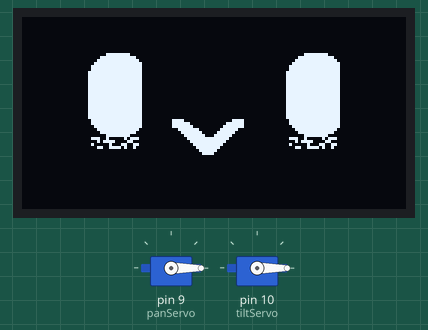
Bench run of a sketch on a simulated Arduino Uno, built with avr-gcc and run on an emulated ATmega328P. On the bench: 128×64 one-colour display, 2 × servo. Random numbers use the default seed unless the sketch sets one; what the sketch prints to the serial monitor is not drawn.

Above: at 3.12 s.
At 10.1 s:
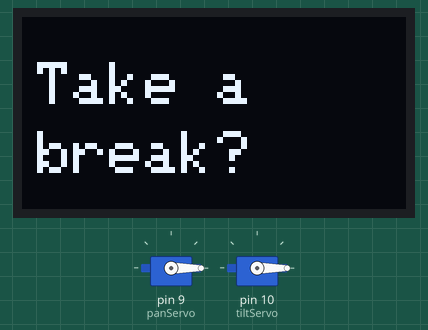
At 20.1 s:
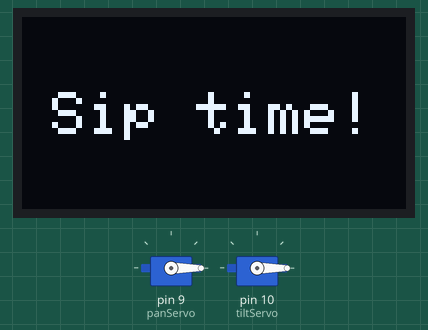
At 30.1 s:
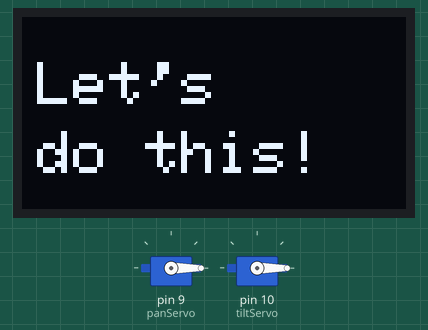
Timing chart, 0 to 31.6 s (numbered marks = the images above):
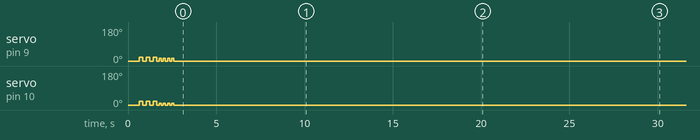

The sketch:

arduino_nano.ino
```cpp
#include <SPI.h>
#include <Wire.h>
#include <Adafruit_GFX.h>
#include <Adafruit_SSD1306.h>
#include <Servo.h>
#include <SoftwareSerial.h>


#define SCREEN_WIDTH 128
#define SCREEN_HEIGHT 64
#define OLED_RESET     -1
#define SCREEN_ADDRESS 0x3C

// Camera TX -> D2
SoftwareSerial CameraSerial(2, 3);


Servo panServo;   // Servo for horizontal movement (Left/Right)  pin 9
Servo tiltServo;  // Servo for vertical movement (Up/Down)       pin 10


enum Expression {
  HAPPY,
  SAD,
  ANGRY,
  SURPRISED,
  NUM_EXPRESSIONS
};

// Simplified sub-states for the active idle loop
enum IdleState {
  IDLE_NORMAL_SMILE,
  IDLE_BLUSHING
};

Expression currentExpression = HAPPY;
IdleState currentIdleState = IDLE_NORMAL_SMILE;

unsigned long nextBlinkTime = 0;
unsigned long blinkEndTime = 0;
bool isBlinking = false;

unsigned long nextIdleBehaviorTime = 0;

bool lastButtonState = HIGH;
unsigned long lastDebounceTime = 0;
const unsigned long DEBOUNCE_DELAY = 50;

Adafruit_SSD1306 display(SCREEN_WIDTH, SCREEN_HEIGHT, &Wire, OLED_RESET);

// --- RESTORED ORIGINAL EYE BITMAPS (18x32 px) ---
const unsigned char PROGMEM eye_normal[] = {
  0x03, 0xfc, 0x00, 0x0f, 0xff, 0x00, 0x1f, 0xff, 0x80, 0x3f, 0xff, 0xc0,
  0x7f, 0xff, 0xe0, 0x7f, 0xff, 0xe0, 0xff, 0xff, 0xf0, 0xff, 0xff, 0xf0,
  0xff, 0xff, 0xf0, 0xff, 0xff, 0xf0, 0xff, 0xff, 0xf0, 0xff, 0xff, 0xf0,
  0xff, 0xff, 0xf0, 0xff, 0xff, 0xf0, 0xff, 0xff, 0xf0, 0xff, 0xff, 0xf0,
  0xff, 0xff, 0xf0, 0xff, 0xff, 0xf0, 0xff, 0xff, 0xf0, 0xff, 0xff, 0xf0,
  0xff, 0xff, 0xf0, 0xff, 0xff, 0xf0, 0x7f, 0xff, 0xe0, 0x7f, 0xff, 0xe0,
  0x3f, 0xff, 0xc0, 0x1f, 0xff, 0x80, 0x0f, 0xff, 0x00, 0x03, 0xfc, 0x00
};

const unsigned char PROGMEM eye_closed_left[] = {
  0xfe, 0x00, 0x00, 0xff, 0x80, 0x00, 0xff, 0xe0, 0x00, 0x3f, 0xf8, 0x00,
  0x0f, 0xfe, 0x00, 0x03, 0xff, 0x80, 0x00, 0xff, 0xe0, 0x00, 0x7f, 0xf8,
  0x00, 0x3f, 0xfe, 0x00, 0x1f, 0xff, 0x00, 0x1f, 0xff, 0x00, 0x3f, 0xfe,
  0x00, 0xff, 0xf8, 0x01, 0xff, 0xf0, 0x03, 0xff, 0xe0, 0x07, 0xff, 0xc0,
  0x0f, 0xff, 0x80, 0x0f, 0xff, 0x00, 0x0f, 0xfe, 0x00, 0x07, 0xfc, 0x00,
  0x03, 0xf8, 0x00, 0x01, 0xf0, 0x00, 0x00, 0xe0, 0x00, 0x00, 0x40, 0x00,
  0x00, 0x00, 0x00, 0x00, 0x00, 0x00, 0x00, 0x00, 0x00, 0x00, 0x00, 0x00
};


const unsigned char PROGMEM eye_closed_right[] = {
  0x00, 0x00, 0x7f, 0x00, 0x01, 0xff, 0x00, 0x07, 0xff, 0x00, 0x1f, 0xfc,
  0x00, 0x7f, 0xf0, 0x01, 0xff, 0xc0, 0x07, 0xff, 0x00, 0x1f, 0xfe, 0x00,
  0x7f, 0xfc, 0x00, 0xff, 0xf8, 0x00, 0xff, 0xf8, 0x00, 0x7f, 0xfc, 0x00,
  0x1f, 0xff, 0x00, 0x0f, 0xff, 0x80, 0x07, 0xff, 0xc0, 0x03, 0xff, 0xe0,
  0x01, 0xff, 0xf0, 0x00, 0xff, 0xf0, 0x00, 0x7f, 0xf0, 0x00, 0x3f, 0xe0,
  0x00, 0x1f, 0xc0, 0x00, 0x0f, 0x80, 0x00, 0x07, 0x00, 0x00, 0x02, 0x00,
  0x00, 0x00, 0x00, 0x00, 0x00, 0x00, 0x00, 0x00, 0x00, 0x00, 0x00, 0x00
};

// Left Eye - Open glare, slanting downwards to the inner right corner
const unsigned char PROGMEM eye_angry_left[] = {
  0x00, 0x00, 0x00, 0x00, 0x00, 0x00, 0x00, 0x00, 0x00, 0x00, 0x00, 0x00,
  0x00, 0x00, 0x00, 0x00, 0x00, 0x00, 0x00, 0x00, 0x00, 0x00, 0x00, 0x00,
  0x00, 0x00, 0x00, 0x00, 0x00, 0x00, 0x04, 0x00, 0x00, 0x0f, 0x00, 0x00,
  0x0f, 0xe0, 0x00, 0x0f, 0xfc, 0x00, 0x0f, 0xc7, 0x00, 0x1f, 0x83, 0xe0,
  0x0f, 0x83, 0xf8, 0x0f, 0x83, 0xf8, 0x0f, 0xc7, 0xf8, 0x0f, 0xff, 0xf8,
  0x07, 0xff, 0xf0, 0x03, 0xff, 0xe0, 0x01, 0xff, 0xc0, 0x00, 0xff, 0x80,
  0x00, 0x08, 0x00, 0x00, 0x00, 0x00, 0x00, 0x00, 0x00, 0x00, 0x00, 0x00
};

// Right Eye - Open glare, slanting downwards to the inner left corner
const unsigned char PROGMEM eye_angry_right[] = {
  0x00, 0x00, 0x00, 0x00, 0x00, 0x00, 0x00, 0x00, 0x00, 0x00, 0x00, 0x00,
  0x00, 0x00, 0x00, 0x00, 0x00, 0x00, 0x00, 0x00, 0x00, 0x00, 0x00, 0x00,
  0x00, 0x00, 0x00, 0x00, 0x00, 0x00, 0x00, 0x00, 0x30, 0x00, 0x00, 0xf8,
  0x00, 0x07, 0xf8, 0x00, 0x3f, 0xf8, 0x00, 0xe3, 0xf8, 0x07, 0xc1, 0xfc,
  0x0f, 0xc1, 0xf8, 0x0f, 0xc1, 0xf8, 0x0f, 0xe3, 0xf8, 0x0f, 0xff, 0xf8,
  0x07, 0xff, 0xf0, 0x03, 0xff, 0xe0, 0x01, 0xff, 0xc0, 0x00, 0xff, 0x80,
  0x00, 0x08, 0x00, 0x00, 0x00, 0x00, 0x00, 0x00, 0x00, 0x00, 0x00, 0x00
};


const unsigned char PROGMEM eye_sad_left[] = {
  0x00, 0x1c, 0x00, 0x00, 0x7f, 0x00, 0x00, 0xff, 0x80, 0x01, 0xff, 0xc0,
  0x03, 0xff, 0xe0, 0x07, 0xff, 0xf0, 0x0f, 0xff, 0xf0, 0x1f, 0xff, 0xf0,
  0x3f, 0xff, 0xf0, 0x7f, 0xff, 0xf0, 0xff, 0xff, 0xf0, 0xff, 0xff, 0xf0,
  0xff, 0xff, 0xf0, 0xff, 0xff, 0xf0, 0xff, 0xff, 0xf0, 0xff, 0xff, 0xf0,
  0xff, 0xff, 0xf0, 0xff, 0xff, 0xf0, 0xff, 0xff, 0xf0, 0xff, 0xff, 0xf0,
  0xff, 0xff, 0xf0, 0xff, 0xff, 0xf0, 0x7f, 0xff, 0xe0, 0x7f, 0xff, 0xe0,
  0x3f, 0xff, 0xc0, 0x1f, 0xff, 0x80, 0x0f, 0xff, 0x00, 0x03, 0xfc, 0x00
};

const unsigned char PROGMEM eye_sad_right[] = {
  0x03, 0x80, 0x00, 0x0f, 0xe0, 0x00, 0x1f, 0xf8, 0x00, 0x3f, 0xfc, 0x00,
  0x7f, 0xfe, 0x00, 0xff, 0xff, 0x00, 0xff, 0xff, 0x80, 0xff, 0xff, 0xc0,
  0xff, 0xff, 0xe0, 0xff, 0xff, 0xf0, 0xff, 0xff, 0xf0, 0xff, 0xff, 0xf0,
  0xff, 0xff, 0xf0, 0xff, 0xff, 0xf0, 0xff, 0xff, 0xf0, 0xff, 0xff, 0xf0,
  0xff, 0xff, 0xf0, 0xff, 0xff, 0xf0, 0xff, 0xff, 0xf0, 0xff, 0xff, 0xf0,
  0xff, 0xff, 0xf0, 0xff, 0xff, 0xf0, 0x7f, 0xff, 0xe0, 0x7f, 0xff, 0xe0,
  0x3f, 0xff, 0xc0, 0x1f, 0xff, 0x80, 0x0f, 0xff, 0x00, 0x03, 0xfc, 0x00
};

const unsigned char PROGMEM eye_surprised[] = {
  0x01, 0xf8, 0x00, 0x07, 0xfe, 0x00, 0x0f, 0xff, 0x00, 0x1f, 0xff, 0x80,
  0x3f, 0xff, 0xc0, 0x3f, 0xff, 0xc0, 0x7f, 0xff, 0xe0, 0x7f, 0xff, 0xe0,
  0x7f, 0xff, 0xe0, 0x7f, 0xff, 0xe0, 0x7f, 0xff, 0xe0, 0x7f, 0xff, 0xe0,
  0x7f, 0xff, 0xe0, 0x7f, 0xff, 0xe0, 0x7f, 0xff, 0xe0, 0x7f, 0xff, 0xe0,
  0x3f, 0xff, 0xc0, 0x3f, 0xff, 0xc0, 0x1f, 0xff, 0x80, 0x0f, 0xff, 0x00,
  0x07, 0xfe, 0x00, 0x01, 0xf8, 0x00
};

// --- CLEAN BITMAP MOUTHS ---
// 1. Smile Mouth (28x12 px)
const unsigned char PROGMEM mouth_smile_large[] = {
  0xf0, 0x00, 0x0f, 0x00, 0xfc, 0x00, 0x3f, 0x00, 0xfe, 0x00, 0x7f, 0x00,
  0x3f, 0x80, 0xfc, 0x00, 0x1f, 0xc1, 0xf8, 0x00, 0x0f, 0xe3, 0xf0, 0x00,
  0x07, 0xff, 0xe0, 0x00, 0x03, 0xff, 0xc0, 0x00, 0x01, 0xff, 0x80, 0x00,
  0x00, 0xff, 0x00, 0x00, 0x00, 0x7e, 0x00, 0x00, 0x00, 0x3c, 0x00, 0x00
};

// 2. Sad Mouth (28x12 px)
const unsigned char PROGMEM mouth_sad_large[] = {
  0x00, 0x3c, 0x00, 0x00, 0x00, 0x7e, 0x00, 0x00, 0x00, 0xff, 0x00, 0x00,
  0x01, 0xff, 0x80, 0x00, 0x03, 0xff, 0xc0, 0x00, 0x07, 0xff, 0xe0, 0x00,
  0x0f, 0xe3, 0xf0, 0x00, 0x1f, 0xc1, 0xf8, 0x00, 0x3f, 0x80, 0xfc, 0x00,
  0xfe, 0x00, 0x7f, 0x00, 0xfc, 0x00, 0x3f, 0x00, 0xf0, 0x00, 0x0f, 0x00
};

// 3. Surprised Mouth (16x16 px)
const unsigned char PROGMEM mouth_open_large[] = {
  0x07, 0xe0, 0x1f, 0xf8, 0x3f, 0xfc, 0x7f, 0xfe, 0x7c, 0x3e, 0xf8, 0x1f,
  0xf8, 0x1f, 0xf8, 0x1f, 0xf8, 0x1f, 0xf8, 0x1f, 0xf8, 0x1f, 0x7c, 0x3e,
  0x7f, 0xfe, 0x3f, 0xfc, 0x1f, 0xf8, 0x07, 0xe0
};


// ----------------------
// Servo Settings
// ----------------------

int panAngle = 0;
int tiltAngle = 0;

const int PAN_CENTER = 0;
const int TILT_CENTER = 0;

const int PAN_LEFT = -20;
const int PAN_RIGHT = 20;

const int TILT_UP = -20;
const int TILT_DOWN = 20;


// ----------------------------
// Reminder System
// ----------------------------

bool showingReminder = false;

String reminderText = "";

unsigned long reminderStartTime = 0;
unsigned long lastReminderTime = 0;

const unsigned long REMINDER_DURATION = 3000;  // Show text for 3 seconds
const unsigned long REMINDER_INTERVAL = 10000; // New reminder every 10 seconds


int reminderIndex = 0;

String reminders[] = {
  "Take a break?",
  "Sip time!",
  "Let's do this!"
};

const int totalReminders = 3;


void setup() {
  Serial.begin(9600);
  CameraSerial.begin(9600);

  if(!display.begin(SSD1306_SWITCHCAPVCC, SCREEN_ADDRESS)) {
    Serial.println(F("SSD1306 allocation failed"));
    for(;;);
  }
  display.begin(SSD1306_SWITCHCAPVCC, SCREEN_ADDRESS);
  display.setTextColor(SSD1306_WHITE);
  display.setTextWrap(false);

  display.clearDisplay();
  display.display();

  randomSeed(analogRead(A0));

  nextBlinkTime = millis() + random(2000, 4000);
  nextIdleBehaviorTime = millis() + random(3000, 6000);


  //  Setting up Servos
  panServo.attach(9);   // Connect Pan servo to Pin 9
  tiltServo.attach(10);  // Connect Tilt servo to Pin 10

  // Center both servos at the start (90 degrees)
  panServo.write(panAngle);
tiltServo.write(tiltAngle);


  delay(150);

  // // Shake 3 times
  // for (int i = 0; i < 2; i++)
  // {
  //   panServo.write(LEFT);
  //   delay(180);

  //   panServo.write(RIGHT);
  //   delay(180);
  // }

  // // Return to center
  // panServo.write(CENTER);
  // delay(150);

  panServo.write(PAN_CENTER);
  delay(200);

  // Excited spinning movement
  for (int i = 0; i < 3; i++)
  {
    // Look left + tilt up
    panServo.write(PAN_LEFT);
    tiltServo.write(TILT_UP);
    delay(200);


    // Look right + tilt down
    panServo.write(PAN_RIGHT);
    tiltServo.write(TILT_DOWN);
    delay(200);
  }


  // Happy little wiggle
  for (int i = 0; i < 4; i++)
  {
    panServo.write(-15);
    tiltServo.write(-10);
    delay(120);

    panServo.write(15);
    tiltServo.write(10);
    delay(120);
  }


  // Return to normal
  panServo.write(PAN_CENTER);
  tiltServo.write(TILT_CENTER);
  delay(300);
}


void loop() {
  // manageBlinkTimer();
  // manageIdleAnimations();
  // renderCurrentFace();

  manageBlinkTimer();
  manageIdleAnimations();

  manageReminderTimer();
  manageReminder();


  if(showingReminder)
  {
    renderReminder();
  }
  else
  {
    renderCurrentFace();
  }

}


void manageBlinkTimer() {
  unsigned long currentTime = millis();

  if (!isBlinking && currentTime >= nextBlinkTime) {
    isBlinking = true;
    blinkEndTime = currentTime + 130;
  }
  else if (isBlinking && currentTime >= blinkEndTime) {
    isBlinking = false;
    nextBlinkTime = currentTime + random(3000, 6000);
  }
}


void manageIdleAnimations() {
  if (currentExpression != HAPPY) return;

  unsigned long currentTime = millis();

  if (currentTime >= nextIdleBehaviorTime) {
    // Alternates strictly between Normal Smile (0) and Blushing (1)
    int randPick = random(0, 2);
    currentIdleState = (IdleState)randPick;
    nextIdleBehaviorTime = currentTime + random(3000, 6000);
  }
}


void renderCurrentFace() {
  display.clearDisplay();

  // 1. DRAW EYES
  if (isBlinking) {
    display.fillRect(22, 26, 18, 4, SSD1306_WHITE);
    display.fillRect(88, 26, 18, 4, SSD1306_WHITE);
  }
  else {
    switch (currentExpression) {
      case HAPPY:
        display.drawBitmap(22, 12, eye_normal, 18, 32, SSD1306_WHITE);
        display.drawBitmap(88, 12, eye_normal, 18, 32, SSD1306_WHITE);
        break;

      case SAD:
        display.drawBitmap(22, 12, eye_sad_left, 18, 32, SSD1306_WHITE);
        display.drawBitmap(88, 12, eye_sad_right, 18, 32, SSD1306_WHITE);
        break;

      case ANGRY:
        display.drawBitmap(22, 12, eye_angry_left, 18, 32, SSD1306_WHITE);
        display.drawBitmap(88, 12, eye_angry_right, 18, 32, SSD1306_WHITE);
        break;

      case SURPRISED:
        display.drawBitmap(19, 16, eye_surprised, 24, 24, SSD1306_WHITE);
        display.drawBitmap(85, 16, eye_surprised, 24, 24, SSD1306_WHITE);
        break;
    }
  }

  // 2. DRAW IDLE BLUSH LINES
  if (currentExpression == HAPPY && currentIdleState == IDLE_BLUSHING && !isBlinking) {
    display.drawFastHLine(12, 46, 6, SSD1306_WHITE);
    display.drawFastHLine(14, 49, 6, SSD1306_WHITE);
    display.drawFastHLine(110, 46, 6, SSD1306_WHITE);
    display.drawFastHLine(108, 49, 6, SSD1306_WHITE);
  }

  // 3. DRAW MOUTHS
  switch (currentExpression) {
    case HAPPY:
    case ANGRY:
      display.drawBitmap(50, 34, mouth_smile_large, 28, 12, SSD1306_WHITE);
      break;

    case SAD:
      display.drawBitmap(50, 36, mouth_sad_large, 28, 12, SSD1306_WHITE);
      break;

    case SURPRISED:
      display.drawBitmap(56, 34, mouth_open_large, 16, 16, SSD1306_WHITE);
      break;
  }

  display.display();
}


void startReminder(String message)
{
  reminderText = message;

  showingReminder = true;

  reminderStartTime = millis();

  Serial.println(reminderText);
}

void manageReminder()
{
  if(showingReminder)
  {
    if(millis() - reminderStartTime >= REMINDER_DURATION)
    {
      showingReminder = false;
      reminderText = "";
    }
  }
}

void manageReminderTimer()
{
  if(millis() - lastReminderTime >= REMINDER_INTERVAL)
  {
    lastReminderTime = millis();

    startReminder(reminders[reminderIndex]);

    reminderIndex++;

    if(reminderIndex >= totalReminders)
    {
      reminderIndex = 0;
    }
  }
}


void renderReminder()
{
  display.clearDisplay();

  display.setTextColor(SSD1306_WHITE);
  display.setTextSize(2);

  if(reminderText == "Take a break?")
  {
    display.setCursor(5,15);
    display.println("Take a");

    display.setCursor(5,38);
    display.println("break?");
  }


  else if(reminderText == "Sip time!")
  {
    display.setCursor(10,25);
    display.println("Sip time!");
  }


  else if(reminderText == "Let's do this!")
  {
    display.setCursor(5,15);
    display.println("Let's");

    display.setCursor(5,38);
    display.println("do this!");
  }


  display.display();
}
```

Measured:
- what the display in image 1 shows lasts 3.0 s, from 10.1 s to 13.1 s
